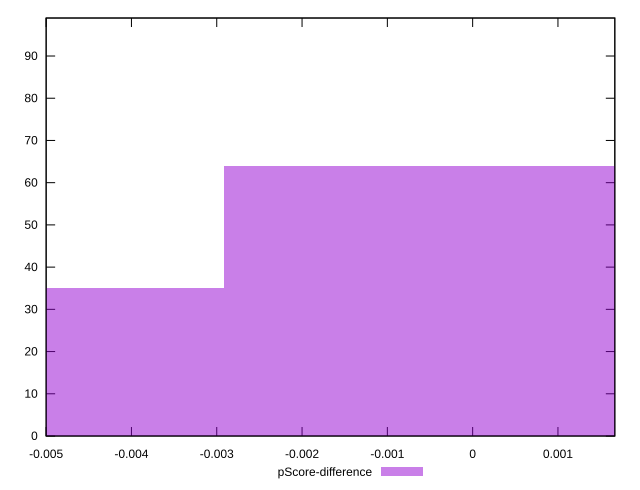

Here is the gnuplot script that generated this plot:
reset

$pScoreDifference <<EOF
-0.005832987615883169 35
0 64
EOF

set key outside below
set boxwidth 0.005832987615883169
set xrange [-0.0050000000000000044:0.0016666666666667052]
set yrange [0:99]
set trange [0:99]
set style fill transparent solid 0.5 noborder
set terminal svg size 640, 490 enhanced background rgb 'white'
set output "report/report_00029_2021-02-24T13-36-40.390Z/unminified-javascript/samples/card/pScore-difference/histogram.svg"

plot $pScoreDifference title "pScore-difference" with boxes

reset
